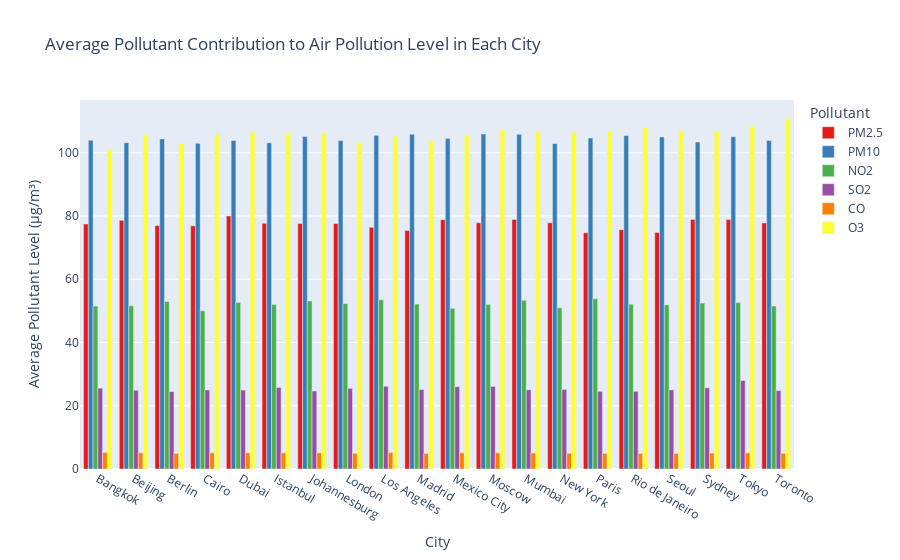

Write notebook code for a chart like this one.
### Markdown cell above
## **Question 4:** : Which pollutants contribute the most to overall Air Pollution level in each city?
### **Benefit:**
- Identifying Major Contributors: It helps determine which pollutants (e.g., PM2.5, PM10, NO2, SO2, CO, O3) are the primary drivers of poor air quality in different cities.

- By pinpointing the dominant pollutants, policymakers and environmental agencies can design targeted solutions, such as stricter emission controls for industries or traffic regulations.

### Code cell
pollutant_columns = ['PM2.5', 'PM10', 'NO2', 'SO2', 'CO', 'O3']
city_pollutants = data.groupby('City')[pollutant_columns].mean().reset_index()

# Melt the dataframe to a long format for visualization
city_pollutants_melted = city_pollutants.melt(id_vars='City', 
                                              value_vars=pollutant_columns, 
                                              var_name='Pollutant', 
                                              value_name='Average Level')

# Step 8: Visualize pollutant contributions per city
fig_pollutants = px.bar(city_pollutants_melted, 
                        x='City', 
                        y='Average Level',
                        color='Pollutant',
                        title='Average Pollutant Contribution to Air Pollution Level in Each City',
                        labels={'Average Level': 'Average Pollutant Level (µg/m³)', 'City': 'City'},
                        barmode='group',
                        color_discrete_sequence=px.colors.qualitative.Set1)
fig_pollutants.update_layout(template='plotly')
fig_pollutants.show()

### Figure 1 — Plotly figure (JSON) as saved in the notebook; plotly's stock layout.template omitted (floating-point values rounded to 4 significant figures)
{"data": [{"alignmentgroup": "True", "hovertemplate": "Pollutant=PM2.5<br>City=%{x}<br>Average Pollutant Level (µg/m³)=%{y}<extra></extra>", "legendgroup": "PM2.5", "marker": {"color": "rgb(228,26,28)", "pattern": {"shape": ""}}, "name": "PM2.5", "offsetgroup": "PM2.5", "orientation": "v", "showlegend": true, "textposition": "auto", "type": "bar", "x": ["Bangkok", "Beijing", "Berlin", "Cairo", "Dubai", "Istanbul", "Johannesburg", "London", "Los Angeles", "Madrid", "Mexico City", "Moscow", "Mumbai", "New York", "Paris", "Rio de Janeiro", "Seoul", "Sydney", "Tokyo", "Toronto"], "xaxis": "x", "y": [77.46, 78.63, 76.97, 76.89, 80.01, 77.71, 77.67, 77.61, 76.42, 75.43, 78.86, 77.88, 78.9, 77.86, 74.69, 75.67, 74.8, 78.93, 78.87, 77.83], "yaxis": "y"}, {"alignmentgroup": "True", "hovertemplate": "Pollutant=PM10<br>City=%{x}<br>Average Pollutant Level (µg/m³)=%{y}<extra></extra>", "legendgroup": "PM10", "marker": {"color": "rgb(55,126,184)", "pattern": {"shape": ""}}, "name": "PM10", "offsetgroup": "PM10", "orientation": "v", "showlegend": true, "textposition": "auto", "type": "bar", "x": ["Bangkok", "Beijing", "Berlin", "Cairo", "Dubai", "Istanbul", "Johannesburg", "London", "Los Angeles", "Madrid", "Mexico City", "Moscow", "Mumbai", "New York", "Paris", "Rio de Janeiro", "Seoul", "Sydney", "Tokyo", "Toronto"], "xaxis": "x", "y": [103.9, 103.2, 104.4, 103.0, 103.9, 103.1, 105.1, 103.8, 105.5, 105.9, 104.5, 105.9, 105.8, 103.0, 104.6, 105.4, 105.0, 103.4, 105.0, 103.9], "yaxis": "y"}, {"alignmentgroup": "True", "hovertemplate": "Pollutant=NO2<br>City=%{x}<br>Average Pollutant Level (µg/m³)=%{y}<extra></extra>", "legendgroup": "NO2", "marker": {"color": "rgb(77,175,74)", "pattern": {"shape": ""}}, "name": "NO2", "offsetgroup": "NO2", "orientation": "v", "showlegend": true, "textposition": "auto", "type": "bar", "x": ["Bangkok", "Beijing", "Berlin", "Cairo", "Dubai", "Istanbul", "Johannesburg", "London", "Los Angeles", "Madrid", "Mexico City", "Moscow", "Mumbai", "New York", "Paris", "Rio de Janeiro", "Seoul", "Sydney", "Tokyo", "Toronto"], "xaxis": "x", "y": [51.51, 51.62, 52.96, 50.06, 52.68, 52.02, 53.15, 52.33, 53.52, 52.14, 50.86, 52.03, 53.34, 51.0, 53.82, 52.1, 51.88, 52.47, 52.67, 51.55], "yaxis": "y"}, {"alignmentgroup": "True", "hovertemplate": "Pollutant=SO2<br>City=%{x}<br>Average Pollutant Level (µg/m³)=%{y}<extra></extra>", "legendgroup": "SO2", "marker": {"color": "rgb(152,78,163)", "pattern": {"shape": ""}}, "name": "SO2", "offsetgroup": "SO2", "orientation": "v", "showlegend": true, "textposition": "auto", "type": "bar", "x": ["Bangkok", "Beijing", "Berlin", "Cairo", "Dubai", "Istanbul", "Johannesburg", "London", "Los Angeles", "Madrid", "Mexico City", "Moscow", "Mumbai", "New York", "Paris", "Rio de Janeiro", "Seoul", "Sydney", "Tokyo", "Toronto"], "xaxis": "x", "y": [25.58, 24.9, 24.51, 24.99, 24.96, 25.77, 24.67, 25.5, 26.15, 25.15, 26.02, 26.11, 25.03, 25.17, 24.57, 24.58, 25.01, 25.68, 27.98, 24.8], "yaxis": "y"}, {"alignmentgroup": "True", "hovertemplate": "Pollutant=CO<br>City=%{x}<br>Average Pollutant Level (µg/m³)=%{y}<extra></extra>", "legendgroup": "CO", "marker": {"color": "rgb(255,127,0)", "pattern": {"shape": ""}}, "name": "CO", "offsetgroup": "CO", "orientation": "v", "showlegend": true, "textposition": "auto", "type": "bar", "x": ["Bangkok", "Beijing", "Berlin", "Cairo", "Dubai", "Istanbul", "Johannesburg", "London", "Los Angeles", "Madrid", "Mexico City", "Moscow", "Mumbai", "New York", "Paris", "Rio de Janeiro", "Seoul", "Sydney", "Tokyo", "Toronto"], "xaxis": "x", "y": [5.264, 5.093, 4.966, 5.127, 5.084, 5.123, 5.093, 4.954, 5.247, 4.886, 5.141, 5.121, 5.078, 4.988, 4.941, 4.907, 4.89, 5.023, 5.101, 4.947], "yaxis": "y"}, {"alignmentgroup": "True", "hovertemplate": "Pollutant=O3<br>City=%{x}<br>Average Pollutant Level (µg/m³)=%{y}<extra></extra>", "legendgroup": "O3", "marker": {"color": "rgb(255,255,51)", "pattern": {"shape": ""}}, "name": "O3", "offsetgroup": "O3", "orientation": "v", "showlegend": true, "textposition": "auto", "type": "bar", "x": ["Bangkok", "Beijing", "Berlin", "Cairo", "Dubai", "Istanbul", "Johannesburg", "London", "Los Angeles", "Madrid", "Mexico City", "Moscow", "Mumbai", "New York", "Paris", "Rio de Janeiro", "Seoul", "Sydney", "Tokyo", "Toronto"], "xaxis": "x", "y": [101.0, 105.7, 102.9, 105.9, 106.4, 106.2, 106.2, 103.3, 105.0, 103.8, 105.7, 107.3, 106.6, 106.4, 106.9, 108.1, 107.0, 106.8, 108.5, 110.9], "yaxis": "y"}], "layout": {"barmode": "group", "legend": {"title": {"text": "Pollutant"}, "tracegroupgap": 0}, "title": {"text": "Average Pollutant Contribution to Air Pollution Level in Each City"}, "xaxis": {"anchor": "y", "domain": [0, 1], "title": {"text": "City"}}, "yaxis": {"anchor": "x", "domain": [0, 1], "title": {"text": "Average Pollutant Level (µg/m³)"}}}}
